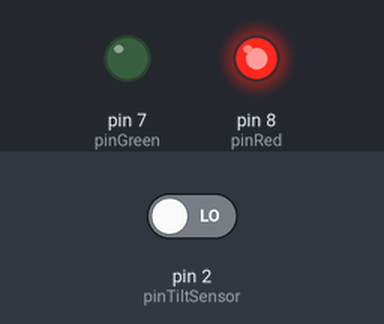
The sketch below on a simulated Arduino Uno, built with avr-gcc and run on an emulated ATmega328P. On the bench: output pins drawn as LEDs (lit = HIGH). Inputs (shaded band) come from the test bench; at power-on: pin 2 (pinTiltSensor) LOW.

Above: at 1.2 s.
1.3 s: pin 2 (pinTiltSensor) driven HIGH
At 1.6 s:
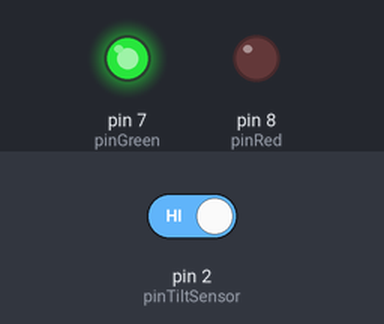
2.8 s: pin 2 (pinTiltSensor) driven LOW
At 4.0 s:
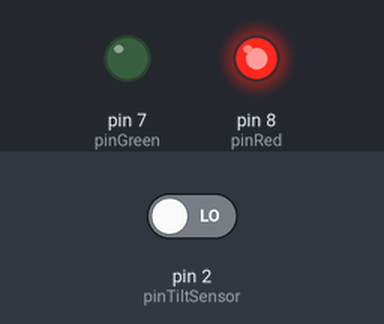
Timing chart, 0 to 5.8 s (numbered marks = the images above; inputs shaded):
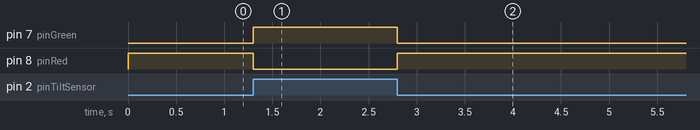

Measured:
- after the input at 1.3 s, pin 7 (pinGreen): LOW → HIGH at once; pin 8 (pinRed): HIGH → LOW at once
- after the input at 2.8 s, pin 7 (pinGreen): HIGH → LOW at once; pin 8 (pinRed): LOW → HIGH at once

The sketch:

prog_36.ino
```cpp
const byte pinTiltSensor = 2;
const byte pinGreen = 7;
const byte pinRed = 8;

boolean tiltSensorValue;

void setup() {
	Serial.begin(9600);
	pinMode(pinTiltSensor, INPUT);
	pinMode(pinGreen, OUTPUT);
	pinMode(pinRed, OUTPUT);
}

void loop() {
	tiltSensorValue = digitalRead(pinTiltSensor);
	if (tiltSensorValue == 1) {
		digitalWrite(pinGreen, HIGH);
		digitalWrite(pinRed, LOW);
	} else {
		digitalWrite(pinGreen, LOW);
		digitalWrite(pinRed, HIGH);
	}
	delay(100);
}
```
